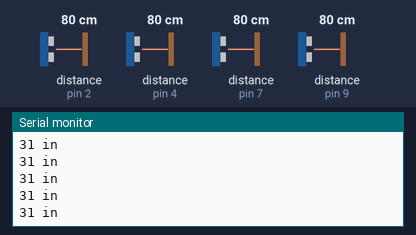
Bench run of a sketch on a simulated Arduino Uno, built with avr-gcc and run on an emulated ATmega328P. Shown: the last lines printed to the serial monitor. Wiring (inferred from the names in the program): 4 × ultrasonic range finder: trigger pin 3, echo pin 2 / trigger pin 5, echo pin 4 / trigger pin 6, echo pin 7 / trigger pin 8, echo pin 9. Inputs (shaded band) come from the test bench; at power-on: distance to the obstacle (sensors on pin 2, pin 4, pin 7, pin 9) 80 cm. The echo pulse lasts 58.3 µs per cm; the ROS host is connected and sends only what is stated.

Above: at 1.2 s.
1.3 s: distance to the obstacle (sensor on pin 2) set to 2 cm
2.8 s: distance to the obstacle (sensor on pin 4) set to 4 cm
At 2.99 s:
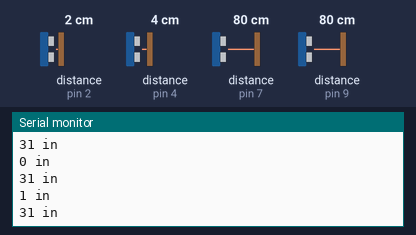
4.3 s: distance to the obstacle (sensor on pin 7) set to 299 cm
At 4.61 s:
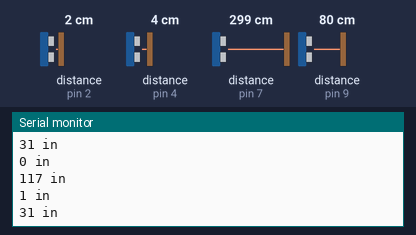
7.3 s: distance to the obstacle (sensor on pin 9) set to 9 cm
At 7.64 s:
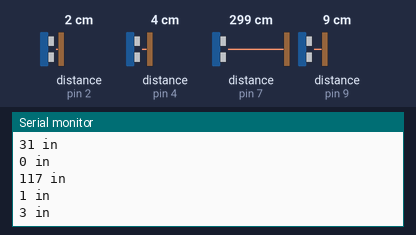
8.8 s: distance to the obstacle (sensor on pin 2) set to 18 cm
10.3 s: distance to the obstacle (sensor on pin 7) set to 4 cm
At 10.53 s:
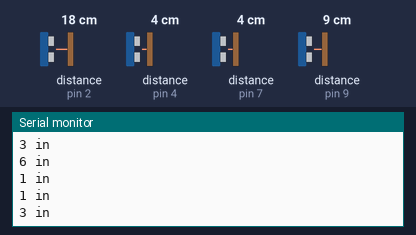
Timing chart, 0 to 13.3 s (numbered marks = the images above; inputs shaded):
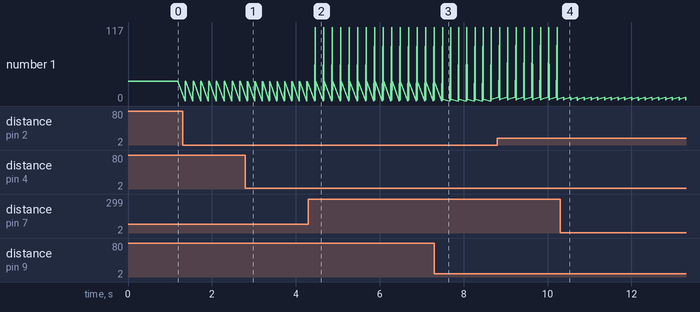

Measured:
- after the input at 2.8 s, the serial monitor: prints a new line after 0.05 s (image 1)
- after the input at 4.3 s, the serial monitor: prints a new line after 0.16 s (image 2)
- after the input at 7.3 s, the serial monitor: prints a new line after 0.20 s (image 3)
- plotted number 1: 1 → 3 after the input at 7.3 s

The sketch:

Sensor_Code_1_2.ino
```cpp
#include <ros.h>
#include <ros/time.h>
#include <sensor_msgs/Range.h>

ros::NodeHandle nh;

sensor_msgs::Range range_msg;

ros::Publisher pub_range1("ultrasound1", &range_msg);   ///Instantiate a Publisher with the topic name of "ultrasound1"
ros::Publisher pub_range2("ultrasound2", &range_msg);
ros::Publisher pub_range3("ultrasound3", &range_msg);   ///Instantiate a Publisher with the topic name of "ultrasound1"
ros::Publisher pub_range4("ultrasound4", &range_msg);


char frameid[] = "ultrasound";
int dist1=0;
int dist2=0;
int dist3=0;
int dist4=0;

/*
CODE HERE
Array of HC-SR04 ultrasonic sensors
*/


//Sonar 1
int echoPin1 =2;    // White Wire
int initPin1 =3;    // Grey Wire
int distance1 =0;

//Sonar 2
int echoPin2 =7;    // White Wire
int initPin2 =6;    // Grey Wire
int distance2 =0;

//Sonar 3
int echoPin3 =4;    // White Wire
int initPin3 =5;    // Grey Wire
int distance3 =0;

//Sonar 4
int echoPin4 =9;    // White Wire
int initPin4 =8;    // Grey Wire
int distance4 =0;


void setup()
{
  nh.initNode();    ///Initialize ROS node handle

  /****** Advertise any of the Topics being Published*****/

  nh.advertise(pub_range1);
  nh.advertise(pub_range2);
  nh.advertise(pub_range3);
  nh.advertise(pub_range4);

  range_msg.radiation_type = sensor_msgs::Range::ULTRASOUND;
  range_msg.header.frame_id =  frameid;
  range_msg.field_of_view = 0.1;
  range_msg.min_range = 0.0;
  range_msg.max_range = 80.47;


  pinMode(initPin1, OUTPUT);
  pinMode(echoPin1, INPUT);
  pinMode(initPin2, OUTPUT);
  pinMode(echoPin2, INPUT);
  pinMode(initPin3, OUTPUT);
  pinMode(echoPin3, INPUT);
  pinMode(initPin4, OUTPUT);
  pinMode(echoPin4, INPUT);

  Serial.begin(57600);


}

void loop() {

  distance1 = getDistance(initPin1, echoPin1);
  printDistance(1, distance1);

 dist1=distance1;
  distance2 = getDistance(initPin2, echoPin2);
  printDistance(2, distance2);
  dist2=distance2;


distance3 = getDistance(initPin3, echoPin3);
  printDistance(1, distance3);

 dist3=distance3;

 distance4 = getDistance(initPin4, echoPin4);
  printDistance(1, distance4);
  delay(150);
 dist4=distance4;
Serial.println();

  range_msg.range = (getDistance(initPin1, echoPin1)+dist1)/2;
  range_msg.header.stamp = nh.now();
  pub_range1.publish(&range_msg);    //Publishes Range 1

  range_msg.range = (getDistance(initPin2, echoPin2)+dist2)/2;
  range_msg.header.stamp = nh.now();
  pub_range2.publish(&range_msg);

  range_msg.range = (getDistance(initPin3, echoPin3)+dist3)/2;
  range_msg.header.stamp = nh.now();
  pub_range3.publish(&range_msg);

  range_msg.range = (getDistance(initPin4, echoPin4)+dist4)/2;
  range_msg.header.stamp = nh.now();
  pub_range4.publish(&range_msg);

  nh.spinOnce(); //Calls ROS.SpinOnce where all of the communication callbacks are handled


}

int getDistance (int initPin, int echoPin){

 digitalWrite(initPin, HIGH);
 delayMicroseconds(10);
 digitalWrite(initPin, LOW);
 unsigned long pulseTime = pulseIn(echoPin, HIGH);
 int distance = pulseTime/74/2;
 return distance;

}

 void printDistance(int id, int dist){

  /*   Serial.print(id);
   if (dist >= 120)
    {
      Serial.println(" Out of range");
    }

    else if ( dist <= 5)
    {
      Serial.println(" Object Too Close");
    }

    else
    for (int i = 0; i <= dist; i++)
    {
         Serial.print("-");
    }*/

    Serial.print(dist, DEC);
    Serial.println(" in");

 }
```
